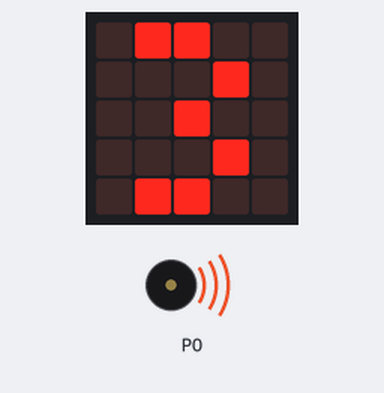
Bench run of a program on a simulated BBC micro:bit running MicroPython. Parts: the board's 5×5 LED display, buzzer (waves = sounding). Random numbers come from a fixed seed.

Above: at 0.48 s.
Timing chart, 0 to 2.9 s (numbered marks = the images above):
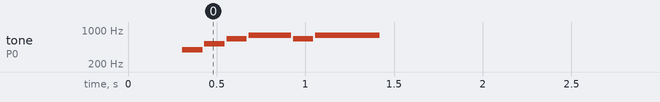

The program:

dice_1-10.py
```python
from microbit import *
import random
import music

one = Image("00900:"
            "09900:"
            "00900:"
            "00900:"
            "09990")

two = Image("00990:"
            "09009:"
            "00090:"
            "00900:"
            "09999")

three = Image("09900:"
              "00090:"
              "00900:"
              "00090:"
              "09900:")

four = Image("09090:"
             "09090:"
             "09999:"
             "00090:"
             "00090:")

five = Image("09990:"
             "09000:"
             "09990:"
             "00090:"
             "09990:")

six = Image("09990:"
            "09000:"
            "09990:"
            "09090:"
            "09990:")

seven = Image("09990:"
              "09090:"
              "00090:"
              "00090:"
              "00090:")

eight = Image("09990:"
              "09090:"
              "09990:"
              "09090:"
              "09990:")

nine = Image("09990:"
             "09090:"
             "09990:"
             "00090:"
             "09990:")

ten = Image("90999:"
            "90909:"
            "90909:"
            "90909:"
            "90999:")


numbers = [one, two, three, four, five, six, seven, eight, nine, ten]
audios = [music.POWER_UP, music.POWER_DOWN]

while True:
    if accelerometer.was_gesture('face up'):
        display.clear()
        sleep(200)
        display.show(random.choice(numbers))
        music.play(random.choice(audios))
    sleep(10)
```

Measured:
- by itself, tone on P0: plays 392 Hz for 0.12 s, 523 Hz for 0.12 s, 659 Hz for 0.12 s, 784 Hz for 0.24 s, 659 Hz for 0.12 s, 784 Hz for 0.36 s
